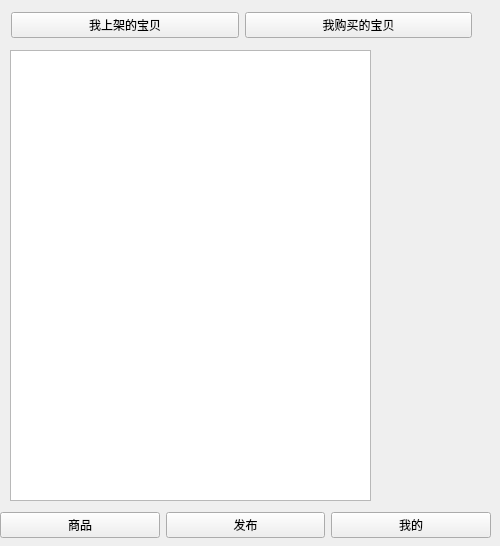
<?xml version="1.0" encoding="UTF-8"?>
<ui version="4.0">
 <class>Form</class>
 <widget class="QWidget" name="Form">
  <property name="geometry">
   <rect>
    <x>0</x>
    <y>0</y>
    <width>500</width>
    <height>546</height>
   </rect>
  </property>
  <property name="minimumSize">
   <size>
    <width>500</width>
    <height>546</height>
   </size>
  </property>
  <property name="maximumSize">
   <size>
    <width>500</width>
    <height>546</height>
   </size>
  </property>
  <property name="windowTitle">
   <string>Form</string>
  </property>
  <widget class="QWidget" name="layoutWidget">
   <property name="geometry">
    <rect>
     <x>0</x>
     <y>510</y>
     <width>491</width>
     <height>31</height>
    </rect>
   </property>
   <layout class="QHBoxLayout" name="horizontalLayout">
    <item>
     <widget class="QPushButton" name="pushButton_2">
      <property name="text">
       <string>商品</string>
      </property>
     </widget>
    </item>
    <item>
     <widget class="QPushButton" name="pushButton_3">
      <property name="text">
       <string>发布</string>
      </property>
     </widget>
    </item>
    <item>
     <widget class="QPushButton" name="pushButton_4">
      <property name="text">
       <string>我的</string>
      </property>
     </widget>
    </item>
   </layout>
  </widget>
  <widget class="QWidget" name="layoutWidget_2">
   <property name="geometry">
    <rect>
     <x>11</x>
     <y>10</y>
     <width>461</width>
     <height>31</height>
    </rect>
   </property>
   <layout class="QHBoxLayout" name="horizontalLayout_4">
    <item>
     <widget class="QPushButton" name="pushButton_11">
      <property name="text">
       <string>我上架的宝贝</string>
      </property>
     </widget>
    </item>
    <item>
     <widget class="QPushButton" name="pushButton_12">
      <property name="text">
       <string>我购买的宝贝</string>
      </property>
     </widget>
    </item>
   </layout>
  </widget>
  <widget class="QTableWidget" name="tableWidget">
   <property name="geometry">
    <rect>
     <x>10</x>
     <y>50</y>
     <width>361</width>
     <height>451</height>
    </rect>
   </property>
  </widget>
 </widget>
 <resources/>
 <connections>
  <connection>
   <sender>pushButton_11</sender>
   <signal>clicked()</signal>
   <receiver>Form</receiver>
   <slot>showUp()</slot>
   <hints>
    <hint type="sourcelabel">
     <x>154</x>
     <y>24</y>
    </hint>
    <hint type="destinationlabel">
     <x>399</x>
     <y>76</y>
    </hint>
   </hints>
  </connection>
  <connection>
   <sender>pushButton_2</sender>
   <signal>clicked()</signal>
   <receiver>Form</receiver>
   <slot>showIndex()</slot>
   <hints>
    <hint type="sourcelabel">
     <x>49</x>
     <y>531</y>
    </hint>
    <hint type="destinationlabel">
     <x>46</x>
     <y>444</y>
    </hint>
   </hints>
  </connection>
  <connection>
   <sender>pushButton_3</sender>
   <signal>clicked()</signal>
   <receiver>Form</receiver>
   <slot>showRelease()</slot>
   <hints>
    <hint type="sourcelabel">
     <x>303</x>
     <y>528</y>
    </hint>
    <hint type="destinationlabel">
     <x>332</x>
     <y>444</y>
    </hint>
   </hints>
  </connection>
 </connections>
 <slots>
  <slot>showUp()</slot>
  <slot>showIndex()</slot>
  <slot>showRelease()</slot>
 </slots>
</ui>
